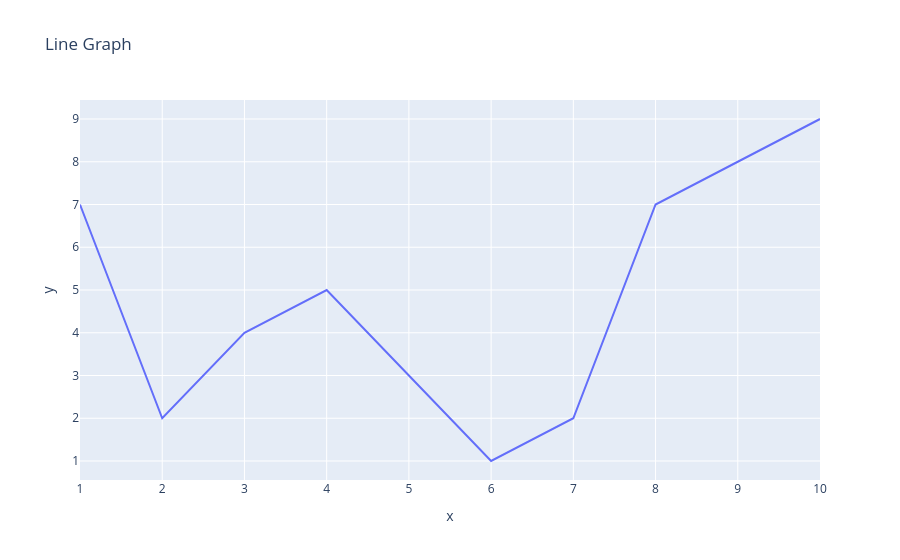

The code cell stored with this chart in its notebook:
### Code cell
fig = px.line(x=x, y=y, title = "Line Graph")
fig.show()

### Figure 1 — Plotly figure (JSON) as saved in the notebook; plotly's stock layout.template omitted (floating-point values rounded to 4 significant figures)
{"data": [{"hovertemplate": "x=%{x}<br>y=%{y}<extra></extra>", "legendgroup": "", "line": {"color": "#636efa", "dash": "solid"}, "marker": {"symbol": "circle"}, "mode": "lines", "name": "", "orientation": "v", "showlegend": false, "type": "scatter", "x": [1, 2, 3, 4, 5, 6, 7, 8, 9, 10], "xaxis": "x", "y": [7, 2, 4, 5, 3, 1, 2, 7, 8, 9], "yaxis": "y"}], "layout": {"legend": {"tracegroupgap": 0}, "title": {"text": "Line Graph"}, "xaxis": {"anchor": "y", "domain": [0, 1], "title": {"text": "x"}}, "yaxis": {"anchor": "x", "domain": [0, 1], "title": {"text": "y"}}}}
